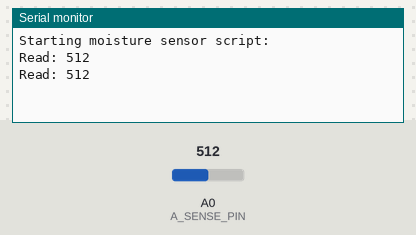
A sketch run on a simulated Arduino Uno, built with avr-gcc and run on an emulated ATmega328P. Shown: the last lines printed to the serial monitor. The inputs (shaded band) are chosen by the test bench; at power-on: A0 (A_SENSE_PIN) = 512.

Above: at 3.8 s.
3.9 s: A0 (A_SENSE_PIN) set to 684
At 5.8 s:
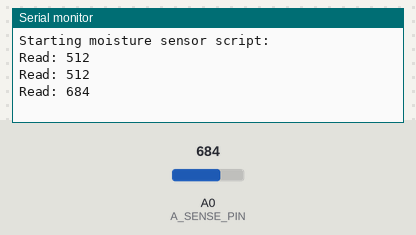
6.7 s: A0 (A_SENSE_PIN) set to 718
At 7.8 s:
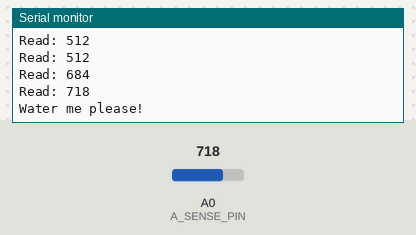
Timing chart, 0 to 9.7 s (numbered marks = the images above; inputs shaded):
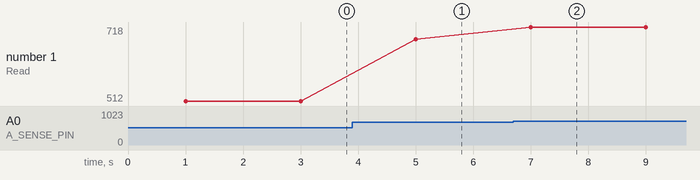

Measured:
- the behaviour switches between 700 and 701 on A0 (A_SENSE_PIN) (found by bisection; images 1 and 2)
- after the input at 3.9 s, the serial monitor: prints a new line after 1.1 s (image 1)
- after the input at 6.7 s, the serial monitor: prints a new line after 0.30 s (image 2)
- plotted number 1: 512 → 684 after the input at 3.9 s, 684 → 718 after the input at 6.7 s

The sketch:

moisture-test.ino
```cpp
// moisture-test.ino
// Eric Graves
// Created 8/18/2023

// Arduino script to test powering and reading from moisture sensor.
// Also useful for calibration via potentiometer on sensor board.

// - Different plants require different amounts of water.
// - Need data for each plant type, pot type, and soil type.

// Data below:
//
// Regular potting Soil
//=========================================
// Pothos, small pot:
//    after watering: ~680 +-10
//
// Cactus potting soil
//=========================================
// Snake Plant, large pot
//    no watering: ~500 +-10


#define __DEBUG__

#ifdef __DEBUG__
#define DEBUG_SO(...) Serial.println(__VA_ARGS__)
#else
#define DEBUG_SO(...)
#endif

#define BAUD_DEBUG 9600
#define SAMPLE_PERIOD_MS 1000     // 1 sec //3600000 // 1 hour
#define SETTLING_TIME_MS 1000     // 1 sec
// Pins:
#define D_SENSOR_VCC 7
#define A_SENSE_PIN 0


// Calibration values:
// Dry sensor gives value ~987
#define SATURATED_VAL 300 // reading when fully submerged in tap water
#define DRY_LEVEL 700 // level at which to water


void setup()
{
  #ifdef __DEBUG__
  Serial.begin(BAUD_DEBUG);
  #endif

  pinMode(D_SENSOR_VCC, OUTPUT);

  DEBUG_SO("Starting moisture sensor script:");

}

void loop()
{
  int moisture_reading = 0;

  // Read moisture sensor
  // only power sensor when we want to read it
  digitalWrite(D_SENSOR_VCC, HIGH);
  delay(SETTLING_TIME_MS);

  moisture_reading = analogRead(A_SENSE_PIN);
  DEBUG_SO(String("Read: ") + moisture_reading + "\n");

  if(moisture_reading > DRY_LEVEL)
  {
    // Time to water!
    DEBUG_SO("Water me please!");

    // TODO add motor controls and stuff
  }

  digitalWrite(D_SENSOR_VCC, LOW);

  // Time delay
  delay(SAMPLE_PERIOD_MS);

}
```
